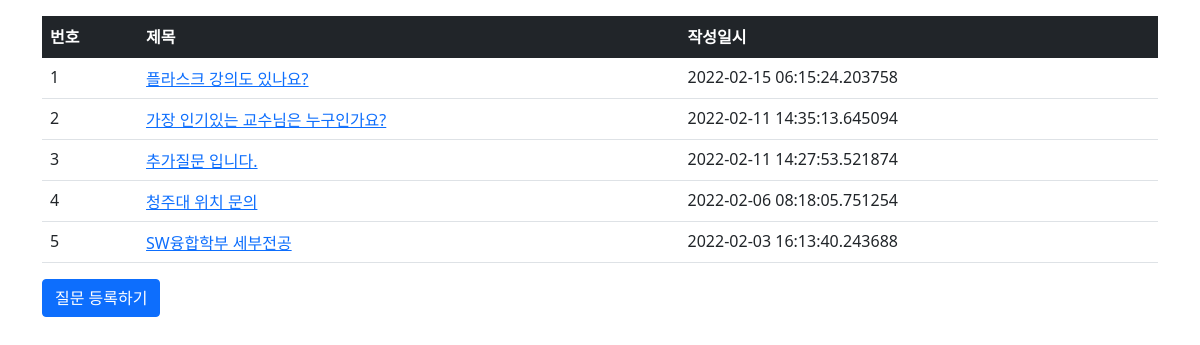
Page /question/list/ on the committed database.
### hello_cju/models.py (models this page shows)
class Question(db.Model):
    id = db.Column(db.Integer, primary_key=True)
    title = db.Column(db.String(200), nullable=False)
    contents = db.Column(db.Text(), nullable=False)
    create_date = db.Column(db.DateTime(), nullable=False)

### hello_cju/views/question_views.py (the view)
@bp.route('/list/')
def question_list():
    question_list = Question.query.order_by(Question.create_date.desc())
    return render_template(
        'question/question_list.html',
        question_list=question_list
    )

### hello_cju/templates/question/question_list.html
<link rel="stylesheet" href="{{ url_for('static', filename='bootstrap.min.css') }}">
<div class="container my-3">
    <table class="table">
        <thead>
            <tr class="table-dark">
                <th>번호</th>
                <th>제목</th>
                <th>작성일시</th>
            </tr>
        </thead>
        <tbody>
            {% if question_list %}
            {% for question in question_list %}
            <tr>
                <td>{{ loop.index }}</td>
                <td>
                    <a href="{{ url_for('question.detail', question_id=question.id) }}">
                        {{ question.title }}</a>
                </td>
                <td>{{question.create_date}}</td>
            </tr>
            {% endfor %}
            {% else %}
            <p>질문이 없습니다.</p>
            {% endif %}
        </tbody>
    </table>
    <a href="{{ url_for('question.create') }} " class="btn btn-primary">
        질문 등록하기
    </a>
</div>

### rows in the picture
Question: title "플라스크 강의도 있나요?", create_date "2022-02-15 06:15:24.203758"
Question: title "가장 인기있는 교수님은 누구인가요?", create_date "2022-02-11 14:35:13.645094"
Question: title "추가질문 입니다.", create_date "2022-02-11 14:27:53.521874"
Question: title "청주대 위치 문의", create_date "2022-02-06 08:18:05.751254"
Question: title "SW융합학부 세부전공", create_date "2022-02-03 16:13:40.243688"
